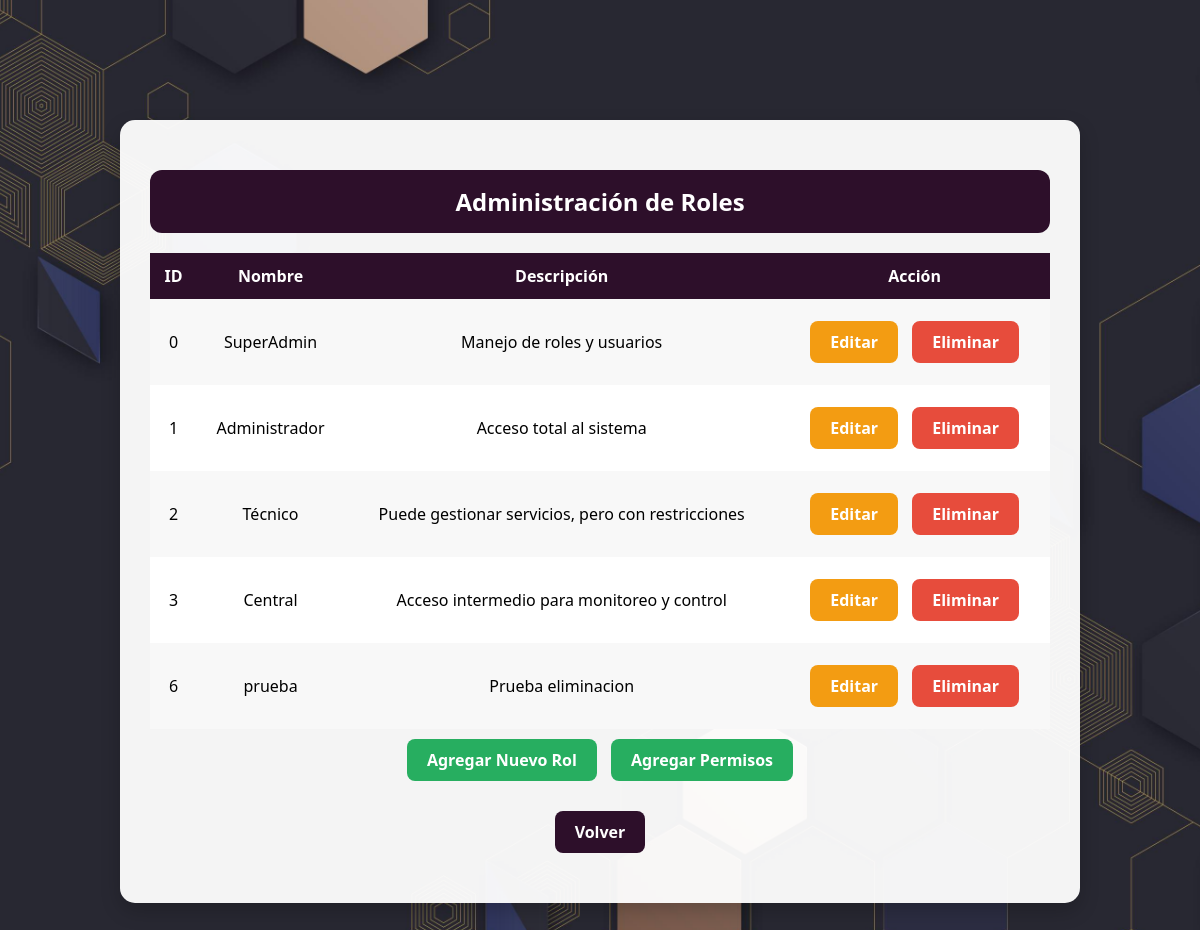
The page /roles.php (signed in) on the database as committed earlier.
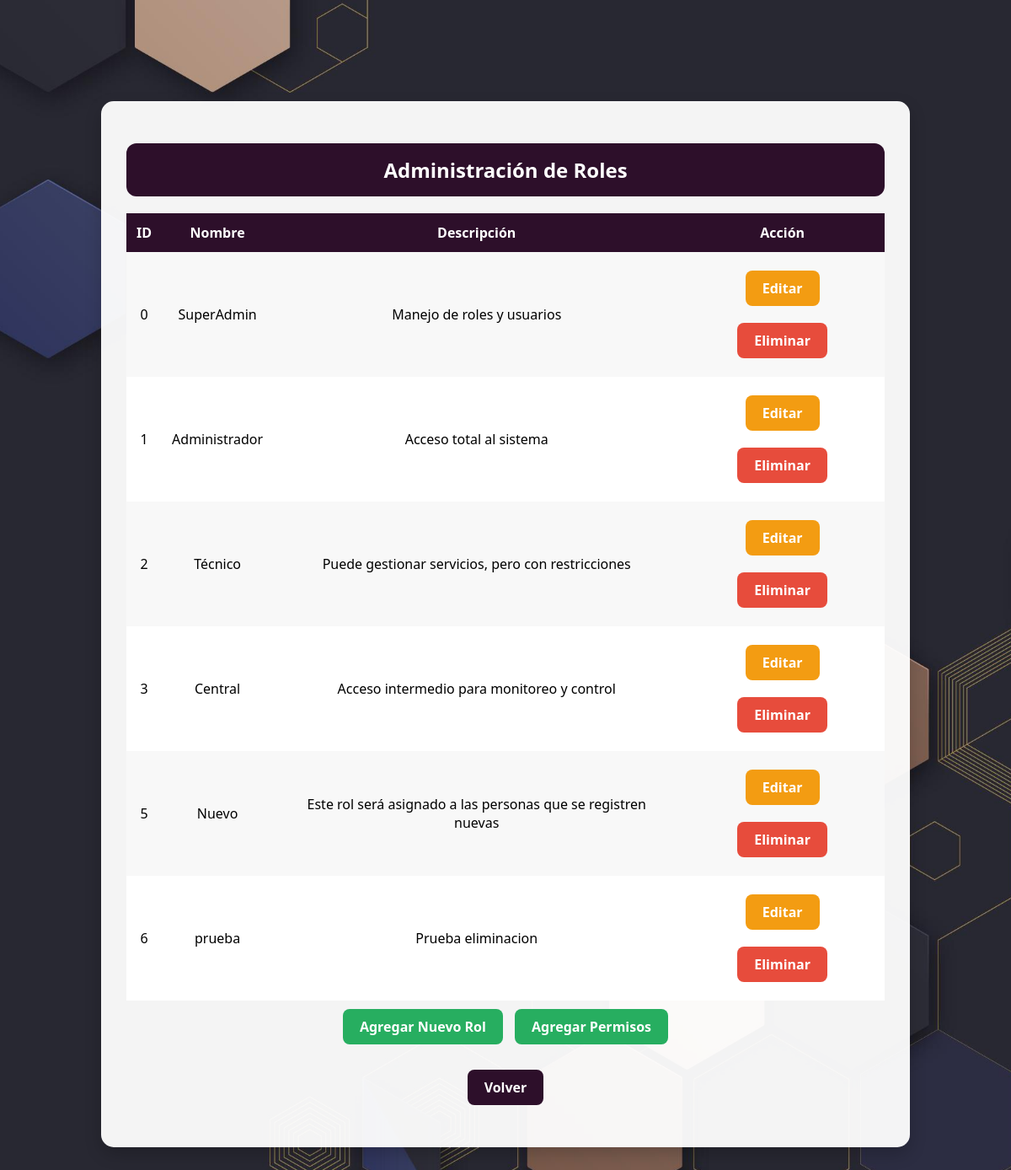
The same page on the database as committed later.
### tables this page shows
CREATE TABLE `roles` (
  `id` int(11) NOT NULL,
  `nombre` varchar(50) NOT NULL,
  `descripcion` text DEFAULT NULL
);

### roles.php (the view, shortened to what this page needs)
<?php
require_once 'config.php';
$sql = "SELECT id, nombre, descripcion FROM roles";
$result = $conn->query($sql);
?>
<!DOCTYPE html>
<html lang="es">
<head>
</head>
<body>
    <div class="container">
        <h2>Administración de Roles</h2>
        <table>
            <tr>
                <th>ID</th>
                <th>Nombre</th>
                <th>Descripción</th>
                <th>Acción</th>
            </tr>
            <?php while ($row = $result->fetch_assoc()) { ?>
                <tr>
                    <td><?php echo htmlspecialchars($row['id']); ?></td>
                    <td><?php echo htmlspecialchars($row['nombre']); ?></td>
                    <td><?php echo htmlspecialchars($row['descripcion']); ?></td>
                    <td>
                        <a href="editar_rol.php?id=<?php echo $row['id']; ?>" class="btn">Editar</a>
                        <a href="eliminar_rol.php?id=<?php echo $row['id']; ?>" class="btn btn-red">Eliminar</a>
                    </td>
                </tr>
            <?php } ?>
        </table>
        <a href="add_role.php" class="btn btn-purple">Agregar Nuevo Rol</a>
        <a href="manage_roles.php" class="btn btn-purple">Agregar Permisos</a>
        <br>
        <a href="administrador.php" class="btn-back">Volver</a>
    </div>
</body>
</html>

Rows that differ between the two databases and show on the page:
added roles: id "5", nombre "Nuevo", descripcion "Este rol será asignado a las personas que se registren nuevas"
